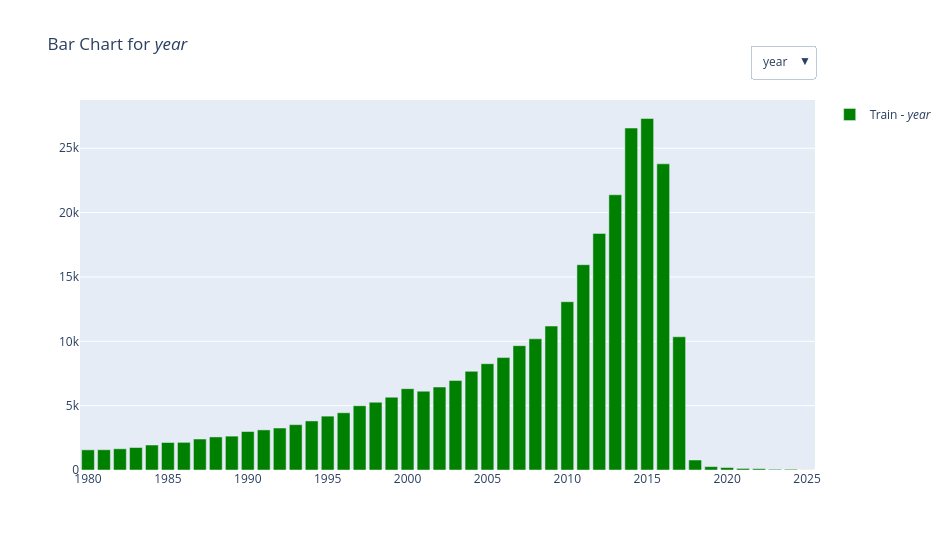

Source (notebook cell):
### Code cell
books_with_year = books.withColumn("year", F.year("first_published"))

# Passing an empty one prevents a second set of "Validation" bars from appearing.
empty_df = books_with_year.limit(0)

# 3. Plot
bar_plots_spark(books_with_year, empty_df, ["year"])

### Figure 1 — Plotly figure (JSON) as saved in the notebook; plotly's stock layout.template omitted (floating-point values rounded to 4 significant figures)
{"data": [{"marker": {"color": "green"}, "name": "Train - <i>year</i>", "type": "bar", "visible": true, "x": [1980, 1981, 1982, 1983, 1984, 1985, 1986, 1987, 1988, 1989, 1990, 1991, 1992, 1993, 1994, 1995, 1996, 1997, 1998, 1999, 2000, 2001, 2002, 2003, 2004, 2005, 2006, 2007, 2008, 2009, 2010, 2011, 2012, 2013, 2014, 2015, 2016, 2017, 2018, 2019, 2020, 2021, 2022, 2023, 2024, 2025], "y": [1566, 1574, 1648, 1747, 1941, 2136, 2148, 2407, 2569, 2631, 2990, 3116, 3262, 3523, 3812, 4185, 4447, 4994, 5263, 5657, 6320, 6123, 6448, 6949, 7669, 8260, 8736, 9662, 10194, 11183, 13075, 15953, 18385, 21384, 26570, 27311, 23789, 10352, 777, 262, 192, 121, 102, 56, 57, 7]}, {"marker": {"color": "darkmagenta"}, "name": "Validation - <i>year</i>", "type": "bar", "visible": true, "x": [], "y": []}], "layout": {"height": 550, "showlegend": true, "title": {"text": "Bar Chart for <i>year</i>"}, "updatemenus": [{"active": 0, "buttons": [{"args": [{"visible": [true, true]}, {"showlegend": true, "title": "Bar Chart for <i>year</i>"}], "label": "year", "method": "update"}], "type": "dropdown", "x": 1, "y": 1.15}], "width": 950}}
